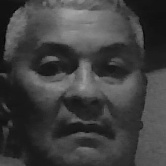
#> input picture face_recognition/CapturedFaces/train/alex/0.jpg, 166 x 166 px, given in place of the camera
$ python image_effects.py
#> lines starting #> are read from the running program, lines starting #| are printed output that depends on the picture; after the words box and inside, x2 and y2 are one past the last pixel; in counts of white or black regions, pixels touching at a corner belong together
import cv2 as cv

# capture = cv.VideoCapture('./Resources/Videos/dog.mp4')
capture = cv.VideoCapture(0)

while True:
    isTrue, frame = capture.read()
#> frame is the input picture: shape (166, 166, 3); min 4, max 165, mean 63.9
    grayscaled_frame = cv.cvtColor(frame, cv.COLOR_BGR2GRAY) # Convert the Image color to Grayscale
    blurred_frame = cv.GaussianBlur(frame, (3, 3), cv.BORDER_DEFAULT) # Blur the Image
    canny_frame = cv.Canny(blurred_frame, 125, 175) # Find the Edges in the Image
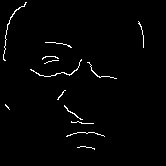
#> canny_frame: shape (166, 166); 1.6% white in thin lines or dots, all inside (x1, y1, x2, y2) = (3, 2, 144, 150)

    dilated_canny_frame = cv.dilate(canny_frame, (7, 7), iterations=3)
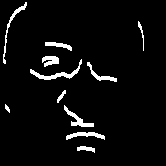
#> dilated_canny_frame: shape (166, 166); 4.7% white; 11 white regions, largest, box (x1, y1, x2, y2) and area: (30, 59, 82, 80) 230, (64, 105, 94, 127) 181, (3, 2, 27, 64) 164
    eroded = cv.erode(dilated_canny_frame, (7, 7), iterations=3)
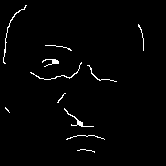
#> eroded: shape (166, 166); 1.7% white in thin lines or dots, all inside (x1, y1, x2, y2) = (3, 5, 144, 153)

    resized_frame = cv.resize(frame, (400, 400), interpolation=cv.INTER_CUBIC)
    cropped_frame = frame[50:200, 200:400]
#> cropped_frame = empty array

    cv.imshow('WebCAM Original', frame)
    cv.imshow('WebCAM Gray', grayscaled_frame)
    cv.imshow('WebCAM Blur', blurred_frame)
    cv.imshow('WebCAM Edges', canny_frame)
    cv.imshow('WebCAM Dilated', dilated_canny_frame)
    cv.imshow('WebCAM Eroded', eroded)
    cv.imshow('WebCAM Resized', resized_frame)
    cv.imshow('WebCAM Cropped', cropped_frame)
    if cv.waitKey(20) == ord('d'):
#> (key Esc is pressed here)
        break
capture.release()
cv.destroyAllWindows()
